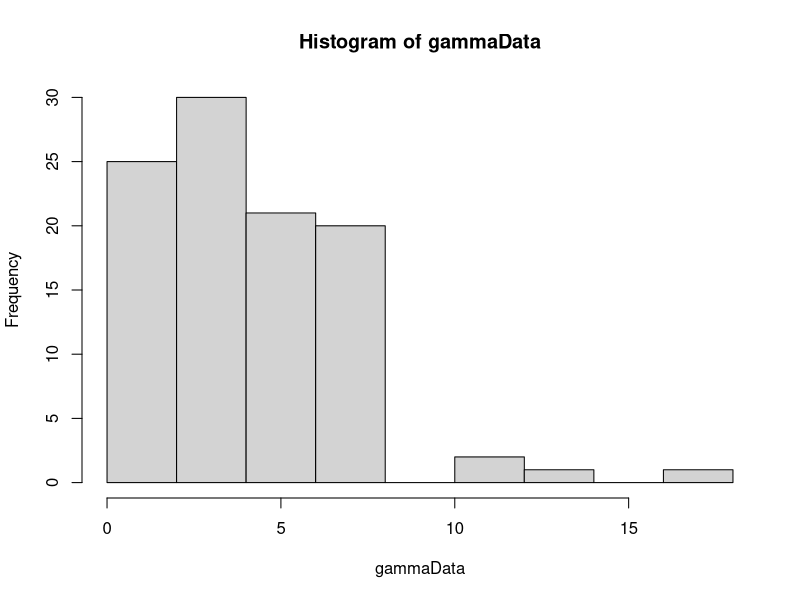
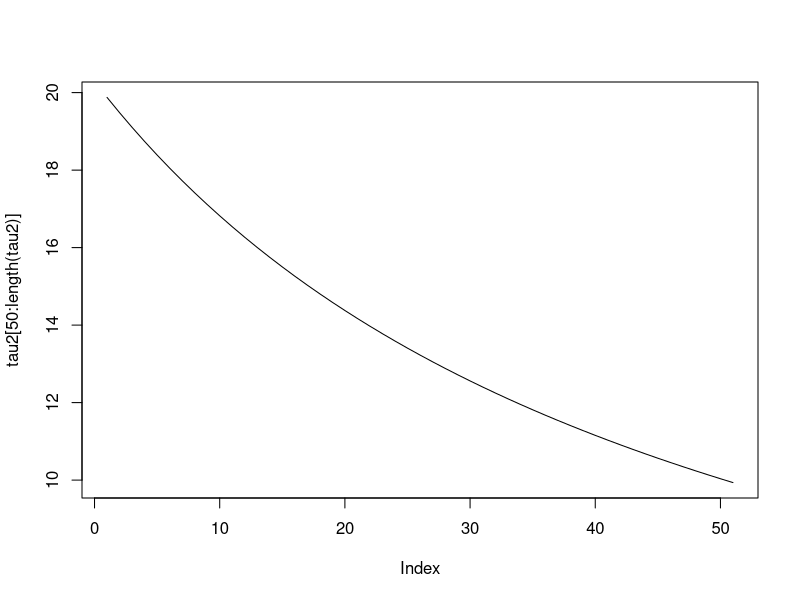
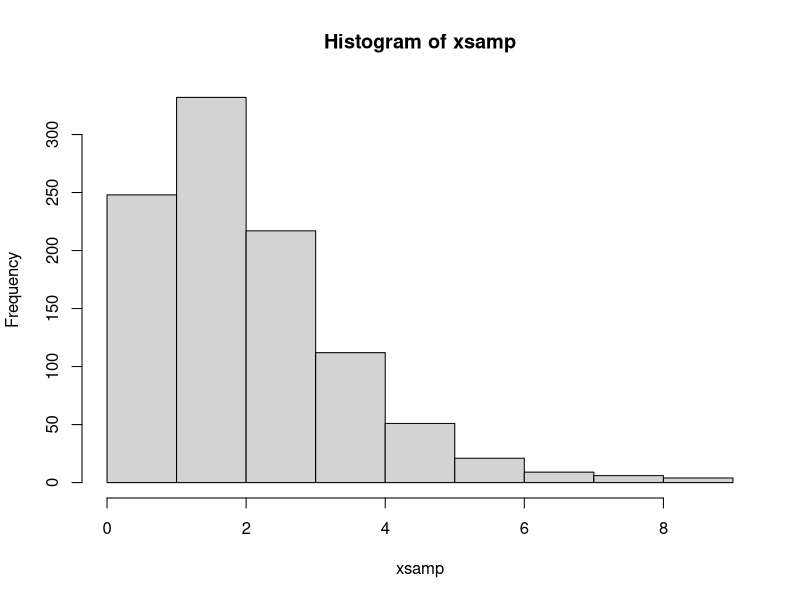
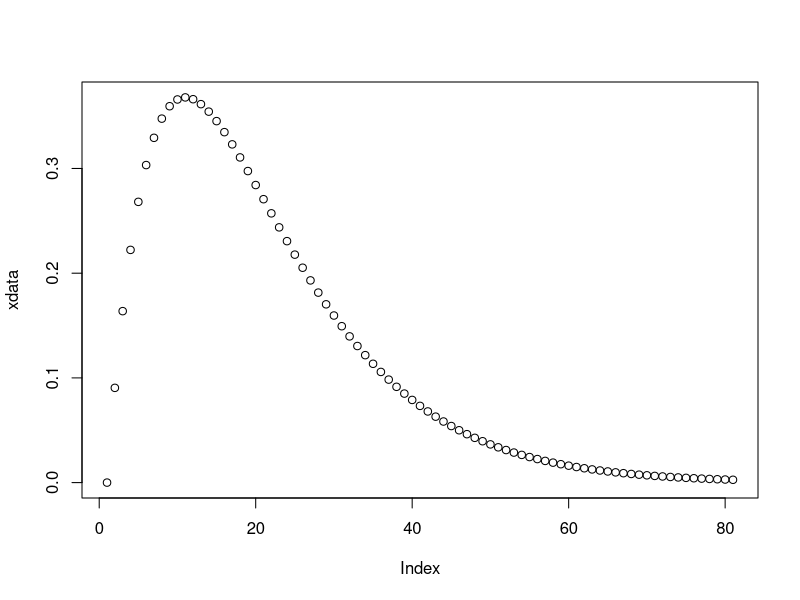
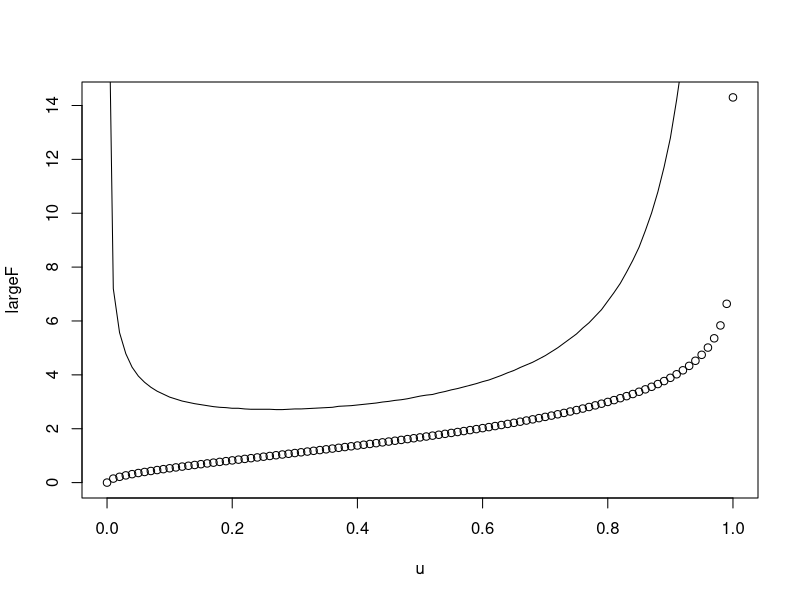
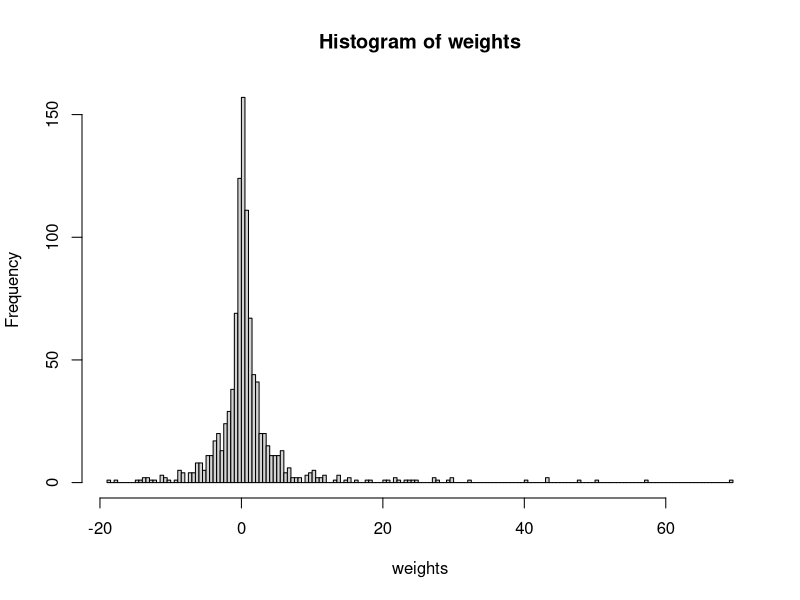

Here is the R script that generated these plots, in order:
library(MCMCpack)


calcWeight <- function(gammaInv, diffGammaInv) {
  weight = (1/length(gammaInv))*(sum(diffGammaInv/gammaInv)) - sum(diffGammaInv)/sum(gammaInv)
  return(weight)
}

invGammaCumulative <- function(u, alpha) {
  x = 0
  stepSize = 0.1
  tolerance = 0.00001
  direction = 1
  integralValue = 0
  
  while(abs(integralValue - u) > tolerance){
    x = x + direction*stepSize
    if(x<0) {
      x = 0
      direction = 1
    }
    
    if(method == "integrate") {
      integral = integrate(gammaDensity, 0, x)
      integralValue = integral$value  
    } else if(method == "pgamma") {
      integral = pgamma(x, shape=alpha, scale=1)
      integralValue = integral
    }
    
    
    # Going left and pass the point
    if ((u > integralValue) && (direction == -1)) {
      stepSize = stepSize/2
      direction = 1
    }
    
    # Going right and pass the point
    if ((u < integralValue) && (direction == 1)) {
      stepSize = stepSize/2
      direction = -1
    }
  }
  return(x)
}

diffInvGammaCumulative <- function(u) {
  if(u+hStep < 1) {
    firstPoint = invGammaCumulative(u, alpha)
    secondPoint = invGammaCumulative(u+hStep, alpha)
    return((secondPoint - firstPoint)/hStep)  
  } else {
    firstPoint = invGammaCumulative(u-hStep, alpha)
    secondPoint = invGammaCumulative(u, alpha)
    return((secondPoint - firstPoint)/hStep)  
  }
}

gammaDensity <- function(x) {
  return(dgamma(x, alpha,1))  
}

findAlpha <- function(s2, u) {
  alphaValue = 0.1
  stepSize = 10
  direction = 1
  tolerance = 0.0001
  tau2Value = 0
  
  while(abs(s2 - tau2Value) > tolerance) {
    alphaValue = alphaValue + direction*stepSize
    if(alphaValue<=0) {
      alphaValue = 0.1
      direction = -1
    }
    
    print(s2 - tau2Value)
    tau2Value = calcValueTau2(u, alphaValue)
    
    if ((s2 > tau2Value) && (direction == 1)) {
      stepSize = stepSize/2
      direction = -1
    }
    
    if ((s2 < tau2Value) && (direction == -1)) {
      stepSize = stepSize/2
      direction = 1
    }
    
  }
  return(alphaValue)
}

findBeta <- function(s1, u, alphaValue) {
  largeFInv = rep(0, length(u))
  for(i in 1:length(u)) {
    largeFInv[i] = invGammaCumulative(u[i], alphaValue)
  }
  return(s1*length(u)/(sum(largeFInv)))
}

calcValueTau2 <- function(u, alpha) {
  largeFInv = rep(0, length(u))
  for(i in 1:length(u)) {
    largeFInv = invGammaCumulative(u[i], alpha)
  }
  return(length(u)*((prod(largeFInv))^(1/length(u)))/sum(largeFInv))
}

alpha = 2
beta = 2
hStep = 0.004
method = "pgamma"
NUM_SAMPLES = 1000
NUM_POINTS = 100

# Generate data
gammaData = rgamma(NUM_POINTS, shape=alpha, scale = beta)
hist(gammaData)
# Calculation of statistics
s1 = sum(gammaData)/NUM_POINTS
s2 = NUM_POINTS*((prod(gammaData))^(1/NUM_POINTS))/sum(gammaData)
# Plot of tau 2 with respect to alpha
alpharange = seq(0.1 , 10, by = 0.1)
tau2 = rep(0, length(alpharange))
u = runif(NUM_POINTS)
for(i in 1:length(alpharange)) {
  tau2[i]= calcValueTau2(u, alpharange[i])
  print(i)
}
plot(tau2[50:length(tau2)], type="l")


# Generation of new sample
u = runif(NUM_POINTS)
estAlpha = findAlpha(s2, u)
estBeta = findBeta(s1, u, estAlpha)


# Testing
xsamp = rep(0, NUM_SAMPLES)
for(i in 1:NUM_SAMPLES) {
  u = runif(1)
  xsamp[i] = invGammaCumulative(u, alpha)
}
hist(xsamp)
xdata = dgamma(seq(0,8, by=0.1),2)
plot(xdata)

u = seq(0,1,by=0.01)
largeF = rep(0,length(u))
diffF = rep(0,length(u)-1)
for(i in 1:length(u)) {
  largeF[i] = invGammaCumulative(u[i],alpha)
  if(i<length(u)) {
    diffF[i] = diffInvGammaCumulative(u[i])  
  }
  print(i)
}
plot(u,largeF)
lines(u[1:100],diffF)

NUM_POINTS = 20
weights = rep(0, NUM_SAMPLES)
for(i in 1:NUM_SAMPLES) {
  u = runif(NUM_POINTS)
  diffF = rep(0, NUM_POINTS)
  invF = rep(0, NUM_POINTS)
  for(j in 1:NUM_POINTS) {
    invF[j] = invGammaCumulative(u[j], alpha)
    diffF[j] = diffInvGammaCumulative(u[j])
  }
  weights[i] = calcWeight(invF, diffF)
  print(i)
}

hist(weights, breaks = 200)
